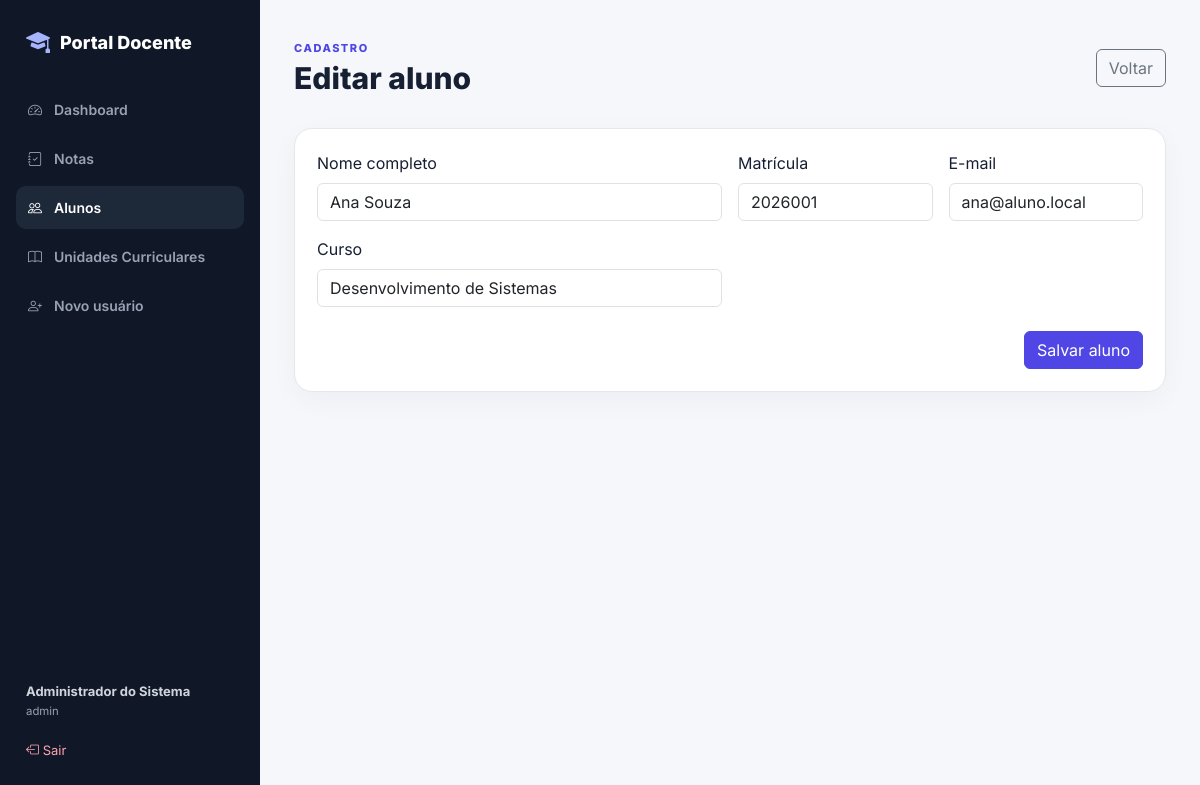
The app's page /View/aluno_form.php?id=1 (signed in) with its own data.
### tables this page shows
CREATE TABLE alunos (
    id INT UNSIGNED AUTO_INCREMENT PRIMARY KEY,
    nome VARCHAR(120) NOT NULL,
    matricula VARCHAR(30) NOT NULL UNIQUE,
    email VARCHAR(150) NOT NULL,
    curso VARCHAR(120) NOT NULL,
    criado_em TIMESTAMP NOT NULL DEFAULT CURRENT_TIMESTAMP
);

### Model/Connection.php (called while the page is built, shortened)
<?php
class Connection
{
    private static ?PDO $instance = null;
    public static function getInstance(): PDO
    {
        if (self::$instance === null) {
            try {
                self::$instance = new PDO(
                    'mysql:host=' . DB_HOST . ';port=' . DB_PORT . ';dbname=' . DB_NAME . ';charset=utf8mb4',
                    DB_USER,
                    DB_PASSWORD,
                    [
                        PDO::ATTR_ERRMODE => PDO::ERRMODE_EXCEPTION,
                        PDO::ATTR_DEFAULT_FETCH_MODE => PDO::FETCH_ASSOC,
                        PDO::ATTR_EMULATE_PREPARES => false,
                    ]
                );
            } catch (PDOException $e) {
                die('Não foi possível conectar ao MySQL. Verifique Config/configuration.php e se o MySQL do XAMPP está iniciado.');
            }
        }
        return self::$instance;
    }
}

### Controller/AlunoController.php (called while the page is built, shortened)
<?php
class AlunoController
{
    private Aluno $model;
    public function __construct()
    {
        $this->model = new Aluno();
    }
    public function porId(int $id): ?array { return $this->model->porId($id); }
}

### Model/Aluno.php (called while the page is built, shortened)
<?php
class Aluno
{
    private PDO $db;
    public function __construct()
    {
        $this->db = Connection::getInstance();
    }
    public function porId(int $id): ?array
    {
        $stmt = $this->db->prepare('SELECT * FROM alunos WHERE id = :id');
        $stmt->execute(['id' => $id]);
        return $stmt->fetch() ?: null;
    }
}

### bootstrap.php (called while the page is built, shortened)
<?php
function e(mixed $value): string
{
    return htmlspecialchars((string)$value, ENT_QUOTES, 'UTF-8');
}

### View/aluno_form.php (the view, shortened to what this page needs)
<?php
require_once __DIR__ . '/../bootstrap.php';
$id = isset($_GET['id']) ? (int)$_GET['id'] : 0;
$controller = new AlunoController();
$aluno = $id ? $controller->porId($id) : null;
require __DIR__ . '/_header.php';
?>
<div class="page-header"><div><span class="eyebrow">CADASTRO</span><h1><?= $id ? 'Editar aluno' : 'Novo aluno' ?></h1></div><a href="alunos.php" class="btn btn-outline-secondary">Voltar</a></div>
<div class="panel">
<form method="post"><input type="hidden" name="csrf" value="<?= e($_SESSION['csrf']) ?>">
<div class="row g-3">
<div class="col-md-6"><label class="form-label">Nome completo</label><input required name="nome" class="form-control" value="<?= e($aluno['nome'] ?? '') ?>"></div>
<div class="col-md-3"><label class="form-label">Matrícula</label><input required name="matricula" class="form-control" value="<?= e($aluno['matricula'] ?? '') ?>"></div>
<div class="col-md-3"><label class="form-label">E-mail</label><input type="email" required name="email" class="form-control" value="<?= e($aluno['email'] ?? '') ?>"></div>
<div class="col-md-6"><label class="form-label">Curso</label><input required name="curso" class="form-control" placeholder="Ex.: Desenvolvimento de Sistemas" value="<?= e($aluno['curso'] ?? '') ?>"></div>
</div>
<div class="text-end mt-4"><button class="btn btn-primary">Salvar aluno</button></div>
</form></div>
<?php require __DIR__ . '/_footer.php'; ?>

### templates/css/app.css (style rules this page uses)
:root { --primary:#4f46e5;--primary-dark:#3730a3;--bg:#f5f7fb;--surface:#fff;--text:#172033; --muted:#6b7280;--border:#e5e7eb;--sidebar:#101828;--sidebar-muted:#98a2b3; }
* { box-sizing:border-box }
body { margin:0;font-family:Inter,system-ui,sans-serif;background:var(--bg);color:var(--text) }
a { text-decoration:none }
.page-header { display:flex;justify-content:space-between;gap:20px;align-items:center;margin-bottom:26px }
.page-header h1 { font-size:30px;font-weight:800;margin:2px 0 6px }
.eyebrow { font-size:11px;letter-spacing:.14em;font-weight:800;color:var(--primary) }
.btn-primary { background:var(--primary);border-color:var(--primary) }
.panel { background:var(--surface);border:1px solid var(--border);border-radius:18px;padding:22px;box-shadow:0 8px 28px rgba(15,23,42,.04) }

### records on screen
alunos: nome "Ana Souza", matricula "2026001", email "ana@aluno.local", curso "Desenvolvimento de Sistemas"

### other values on screen
$_SESSION['usuario_nome'] "Administrador do Sistema"
$_SESSION['usuario_tipo'] "admin"
